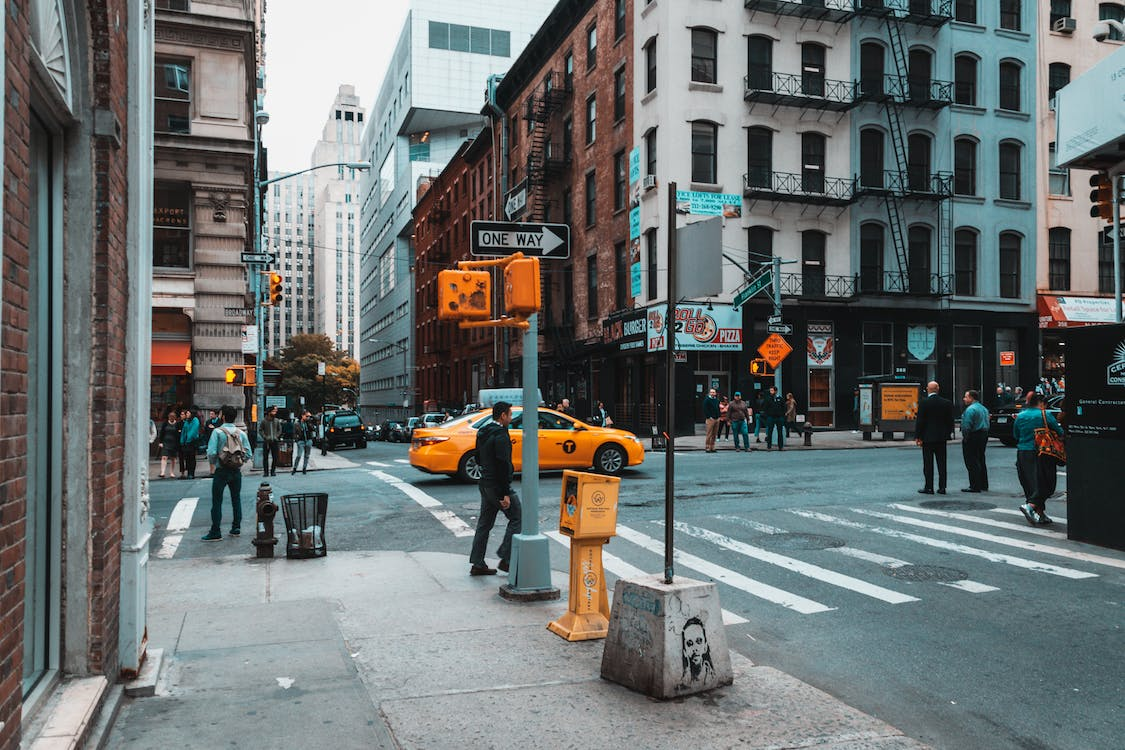
#> input picture sources/chapter05/mot_color70.jpg, 1125 x 750 px
$ python program5_2.py
#> lines starting #> are read from the running program, lines starting #| are printed output that depends on the picture
# SIFT 검출
import os
os.chdir('C:/Users/qudgn/Computer-Vision-and-Deeplearning/sources/chapter05')

import cv2 as cv

img = cv.imread('mot_color70.jpg')
#> img is the input picture: shape (750, 1125, 3); mean B, G, R 112.3, 112.8, 107.3
gray = cv.cvtColor(img, cv.COLOR_BGR2GRAY)
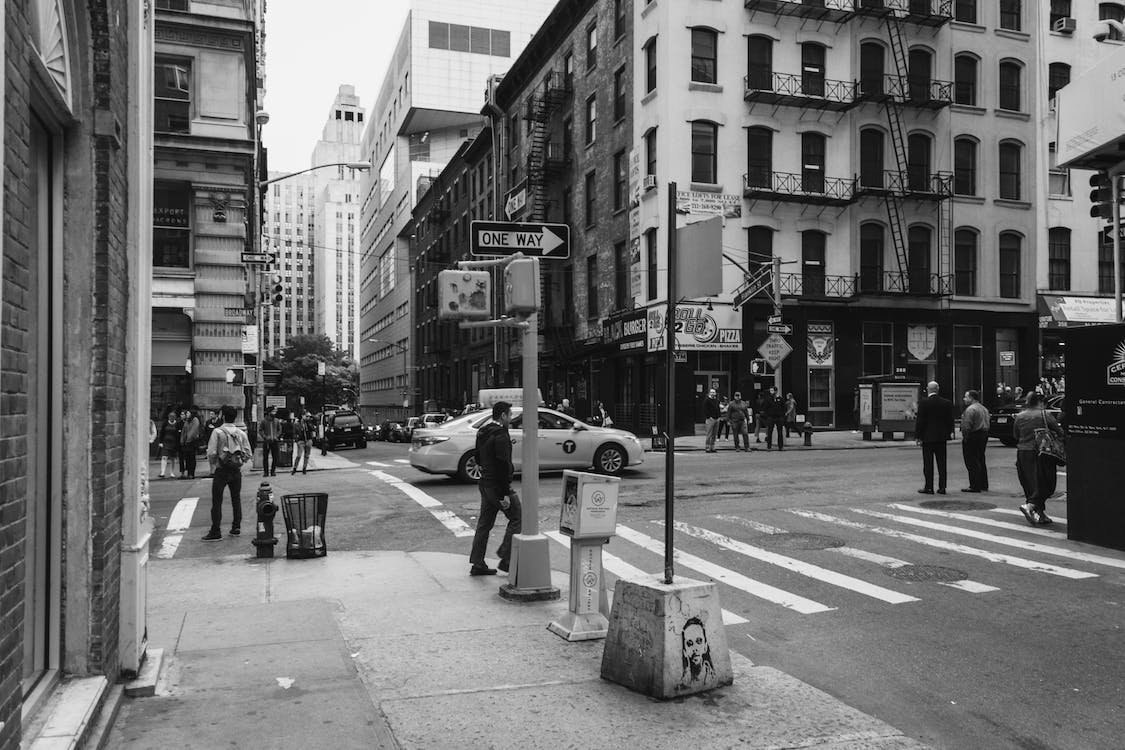
#> gray: shape (750, 1125); min 0, max 255, mean 111.1

sift = cv.SIFT_create() # 인자를 nfeatures=500으로 바꾸면 신뢰도가 높은 500개 특징점을 얻음
kp, des = sift.detectAndCompute(gray, None)
#> kp = 6610 keypoints; strongest (x, y, size): (378, 428, 2.8), (370, 428, 2.4), (332, 430, 1.9), (349, 116, 5.7)
# kp = sift.detect(gray, None) # 특징점 검출
# des = sift.compute(gray,kp) # 기술자 추출
# 이 두개를 하나의 함수로 해결

gray = cv.drawKeypoints(gray, kp, None, flags=cv.DRAW_MATCHES_FLAGS_DRAW_RICH_KEYPOINTS)
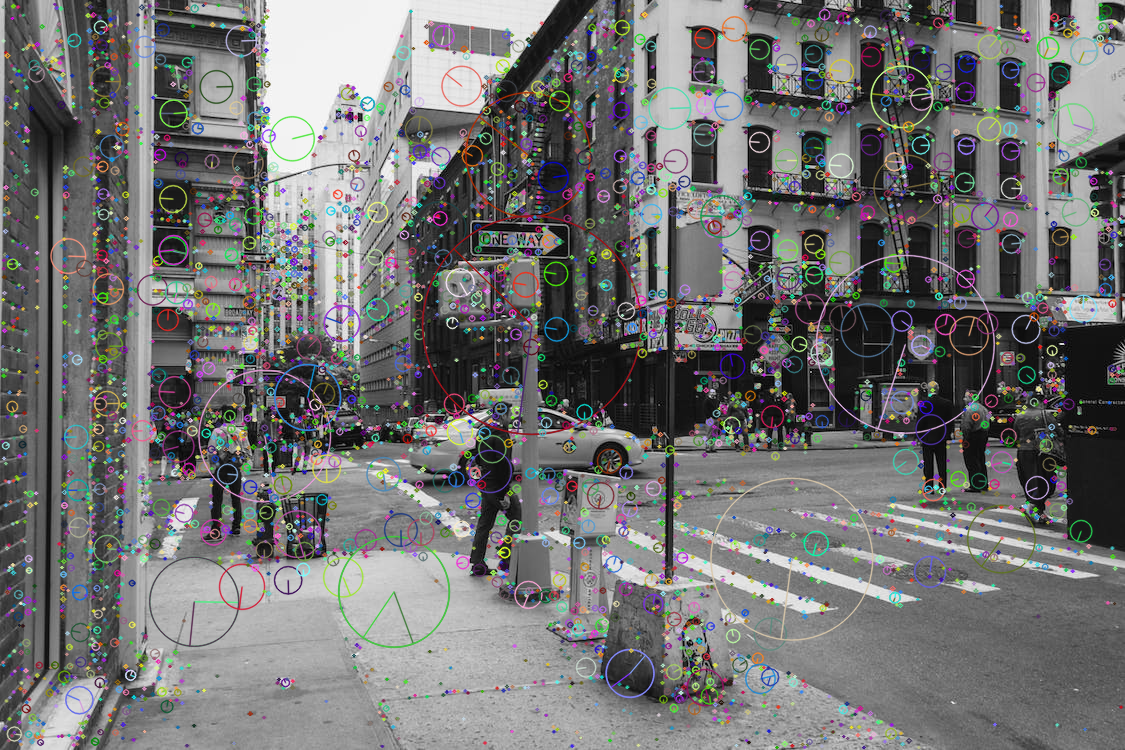
#> gray: shape (750, 1125, 3); mean of channels 0, 1, 2 114.2, 114.2, 114.2; drawn as B, G, R
cv.imshow('sift', gray)

k = cv.waitKey()
#> (key Esc is pressed here)
cv.destroyAllWindows()
